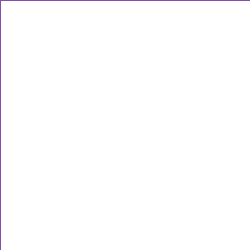
Frame 1 (no input)
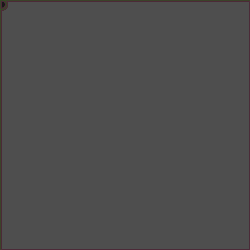
Frame 60 (the mouse pressed at the canvas centre just before this capture)
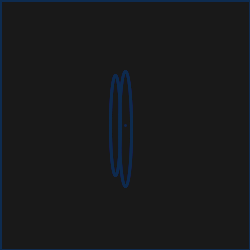
Frame 120 (the mouse held since frame 60 and released just before this capture)

The Processing sketch that drew these frames (run headless with seeded random() and noise(); from frame 60 on, the mouse is pressed at the canvas centre):

// Processing sketch: processing_18640
// ── processing_18640.pde

float posX, posY;
float frameRate = 50;

void setup(){
  size(250,250);
  background(0);
}

void draw(){
  stroke(color(random(100),random(100),random(100)));
  strokeWeight(random(3));
  point(posX,posY);

 ellipse(posX, posY+4,12, posY-10);
 ellipse(posY-10, posX, 10,100);

 ellipse(posY, posX+4,12, posY-10);
 ellipse(posX-10, posY, 10,100);
 
 

  posX = mouseX;
  posY = mouseY;
  
    rect(0,0,width,height);
    fill(0,0,0,5);
    noStroke();
  }


  
